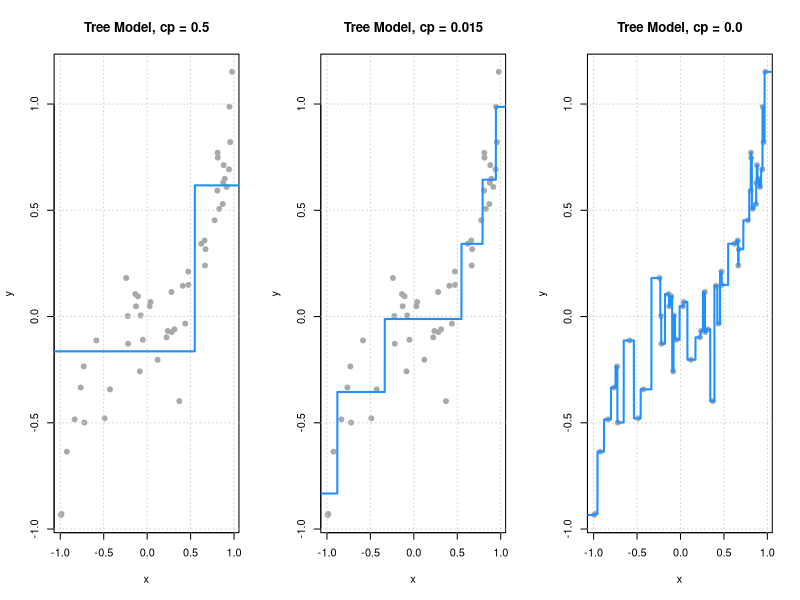
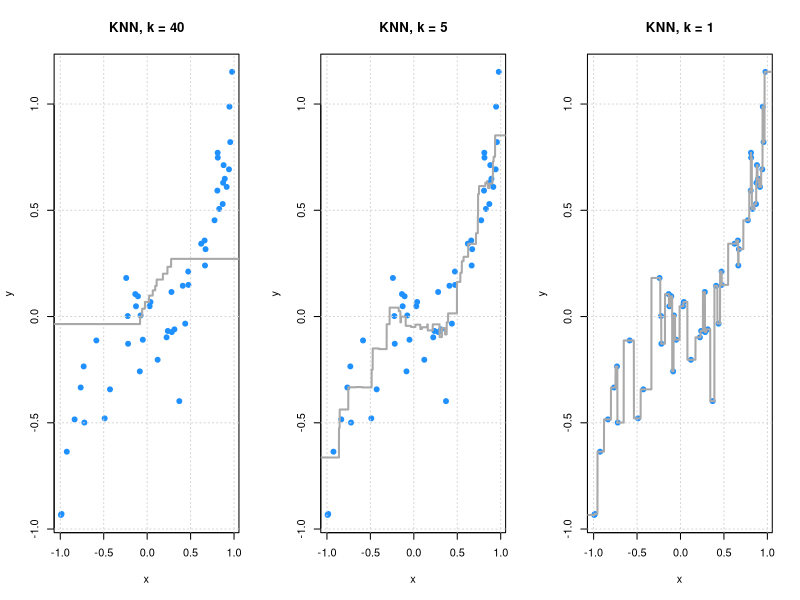
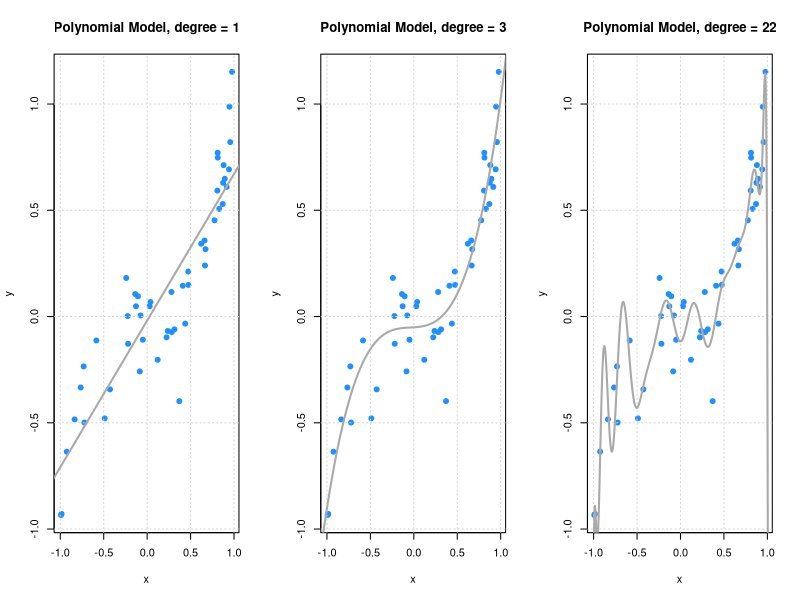

Write R code to recreate these figures, in order.
## ---- chunk 1
## load packages
library(rpart)
library(FNN)
## ---- chunk 2
# simulate data

## signal
f = function(x) {
  x ^ 3
}

## define data generating processs
get_sim_data = function(f, sample_size = 50) {
  x = runif(n = sample_size, min = -1, max = 1)
  y = rnorm(n = sample_size, mean = f(x), sd = 0.15)
  data.frame(x, y)
}

## simualte training data
set.seed(42)
sim_trn_data = get_sim_data(f = f)

## simulate testing data
set.seed(3)
sim_tst_data = get_sim_data(f = f)

## create grid for plotting
x_grid = data.frame(x = seq(-1.5, 1.5, 0.001))
## ---- chunk 3
# fit models

## tree models
tree_fit_l = rpart(y ~ x, data = sim_trn_data, 
                   control = rpart.control(cp = 0.500, minsplit = 2))
tree_fit_m = rpart(y ~ x, data = sim_trn_data, 
                   control = rpart.control(cp = 0.015, minsplit = 2))
tree_fit_h = rpart(y ~ x, data = sim_trn_data, 
                   control = rpart.control(cp = 0.000, minsplit = 2))

## knn models
knn_fit_l = knn.reg(train = sim_trn_data["x"], y = sim_trn_data$y, 
                    test = x_grid, k = 40)
knn_fit_m = knn.reg(train = sim_trn_data["x"], y = sim_trn_data$y, 
                    test = x_grid, k = 5)
knn_fit_h = knn.reg(train = sim_trn_data["x"], y = sim_trn_data$y, 
                    test = x_grid, k = 1)

## polynomial models
poly_fit_l = lm(y ~ poly(x,  1), data = sim_trn_data)
poly_fit_m = lm(y ~ poly(x,  3), data = sim_trn_data)
poly_fit_h = lm(y ~ poly(x, 22), data = sim_trn_data)
## ---- chunk 4
# get predictions

## tree models
tree_fit_l_pred = predict(tree_fit_l, newdata = x_grid)
tree_fit_m_pred = predict(tree_fit_m, newdata = x_grid)
tree_fit_h_pred = predict(tree_fit_h, newdata = x_grid)

## knn models
knn_fit_l_pred = knn_fit_l$pred
knn_fit_m_pred = knn_fit_m$pred
knn_fit_h_pred = knn_fit_h$pred

## polynomial models
poly_fit_l_pred = predict(poly_fit_l, newdata = x_grid)
poly_fit_m_pred = predict(poly_fit_m, newdata = x_grid)
poly_fit_h_pred = predict(poly_fit_h, newdata = x_grid)
## ---- chunk 5
# plot fitted trees

par(mfrow = c(1, 3))
plot(y ~ x, data = sim_trn_data, col = "darkgrey", pch = 20, 
     main = "Tree Model, cp = 0.5", cex = 1.5)
grid()
lines(x_grid$x, tree_fit_l_pred, col = "dodgerblue",  lwd = 2)

plot(y ~ x, data = sim_trn_data, col = "darkgrey", pch = 20,
     main = "Tree Model, cp = 0.015", cex = 1.5)
grid()
lines(x_grid$x, tree_fit_m_pred, col = "dodgerblue",  lwd = 2)

plot(y ~ x, data = sim_trn_data, col = "darkgrey", pch = 20, 
     main = "Tree Model, cp = 0.0", cex = 1.5)
grid()
lines(x_grid$x, tree_fit_h_pred, col = "dodgerblue",  lwd = 2)
## ---- chunk 6
# plot fitted KNN

par(mfrow = c(1, 3))
plot(y ~ x, data = sim_trn_data, col = "dodgerblue", pch = 20, 
     main = "KNN, k = 40", cex = 1.5)
grid()
lines(x_grid$x, knn_fit_l_pred, col = "darkgrey",  lwd = 2)

plot(y ~ x, data = sim_trn_data, col = "dodgerblue", pch = 20,
     main = "KNN, k = 5", cex = 1.5)
grid()
lines(x_grid$x, knn_fit_m_pred, col = "darkgrey",  lwd = 2)

plot(y ~ x, data = sim_trn_data, col = "dodgerblue", pch = 20, 
     main = "KNN, k = 1", cex = 1.5)
grid()
lines(x_grid$x, knn_fit_h_pred, col = "darkgrey",  lwd = 2)
## ---- chunk 7
# plot fitted polynomials
par(mfrow = c(1, 3))
plot(y ~ x, data = sim_trn_data, col = "dodgerblue", pch = 20, 
     main = "Polynomial Model, degree = 1", cex = 1.5)
grid()
lines(x_grid$x, poly_fit_l_pred, col = "darkgrey",  lwd = 2)

plot(y ~ x, data = sim_trn_data, col = "dodgerblue", pch = 20,
     main = "Polynomial Model, degree = 3", cex = 1.5)
grid()
lines(x_grid$x, poly_fit_m_pred, col = "darkgrey",  lwd = 2)

plot(y ~ x, data = sim_trn_data, col = "dodgerblue", pch = 20, 
     main = "Polynomial Model, degree = 22", cex = 1.5)
grid()
lines(x_grid$x, poly_fit_h_pred, col = "darkgrey",  lwd = 2)
## ---- chunk 8
#
x_min = -10
x_max = 10


## signal definition
f = function(x) {
  sin(x)
}

## define data generating processs
gen_sim_data = function(f, sample_size = 100, x_min = -1, x_max = 1, sigma = 1) {
  x = runif(n = sample_size, min = x_min, max = x_max)
  y = rnorm(n = sample_size, mean = f(x), sd = sigma)
  data.frame(x, y)
}

## simualte training data
set.seed(42)
sim_trn_data = gen_sim_data(f = f, sample_size = 100, x_min = x_min, x_max = x_max, sigma = 0.25)

## simulate testing data
set.seed(3)
sim_tst_data = gen_sim_data(f = f, sample_size = 100, x_min = x_min, x_max = x_max, sigma = 0.25)

## create grid for plotting
x_grid = data.frame(x = seq(x_min - 0.5, x_max + 0.5, 0.001))
